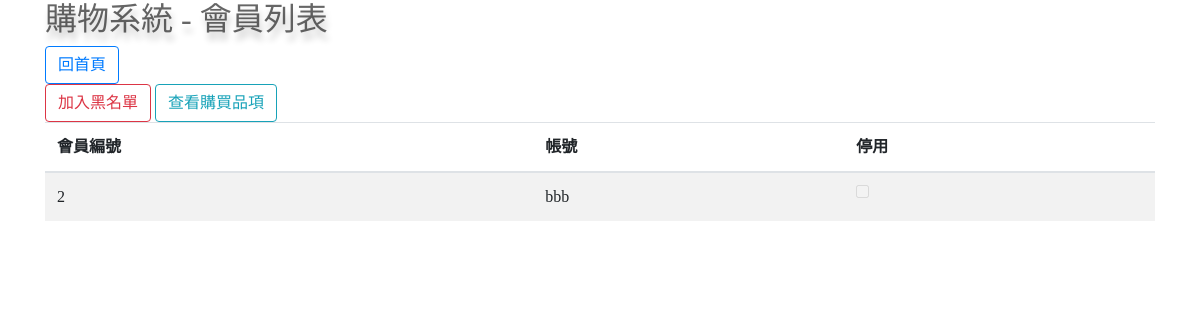
The page /member/member_list.php on the database as committed earlier.
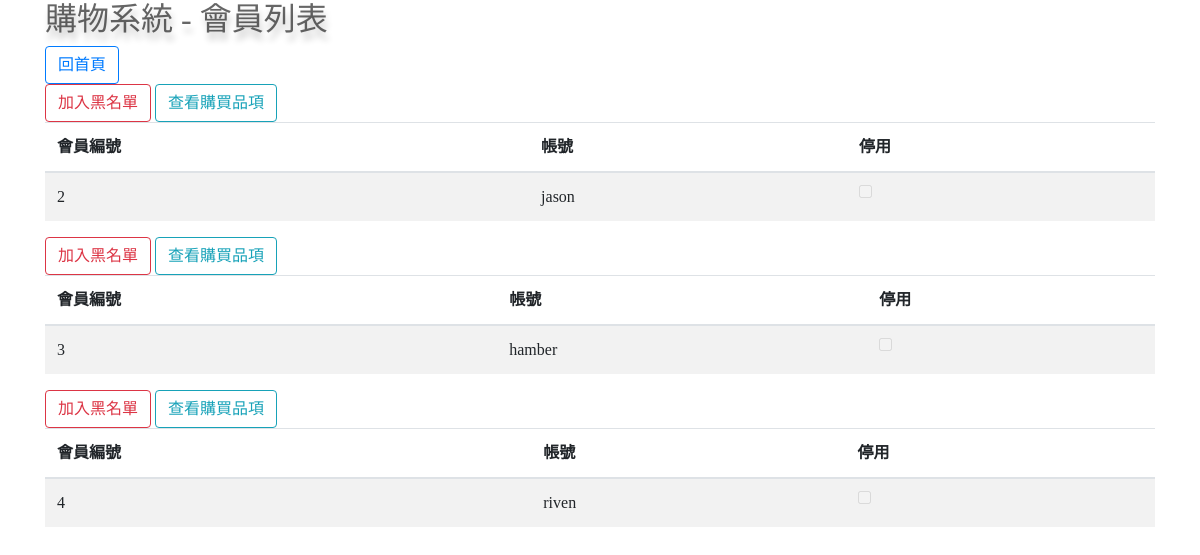
The same page on the database as committed later.
### tables this page shows
CREATE TABLE `user` (
  `uid` int NOT NULL auto_increment primary key,
  `username` varchar(20) NOT NULL,
  `password` varchar(30) NOT NULL,
  `dis` boolean DEFAULT 0
);

### member/member_list.php (the view, shortened to what this page needs)
<?php
require_once("../config.php");
$commandText = <<<SqlQuery
    select uid,username,dis from user ;
    SqlQuery;
$result = mysqli_query($link, $commandText);
?>
<!DOCTYPE html PUBLIC "-//W3C//DTD HTML 4.01 Transitional//EN" "http://www.w3.org/TR/html4/loose.dtd">
<html>
<head>
    <link rel="stylesheet" href="https://maxcdn.bootstrapcdn.com/bootstrap/4.5.2/css/bootstrap.min.css">
    <link rel="stylesheet" href="../css/style.css">
</head>
<body>
    <div class="container">
        <h2>購物系統 - 會員列表</h2>
        <div>
            <a href="../admin.php" class="btn btn-outline-primary">回首頁</a>
        </div>
        <?php while ($row = mysqli_fetch_assoc($result)) { ?>
            <span>
                <?php if ($row["dis"] == 0) { ?>
                    <a href="../black/block.php?uid=<?= $row["uid"] ?>" class="btn btn-outline-danger">加入黑名單</a>
                <?php } else { ?>
                    <a href="../black/cancel.php?uid=<?= $row["uid"] ?>" class="btn btn-outline-success">移除黑名單</a>
                <?php } ?>
                <a href="./member_detail.php?uid=<?= $row["uid"] ?>" class="btn btn-outline-info">查看購買品項</a>
            </span>
            <table class="table table-striped">
                <thead>
                    <tr>
                        <th>會員編號</th>
                        <th>帳號</th>
                        <th>停用</th>
                    </tr>
                </thead>
                <tbody>
                    <tr>
                        <td><?= $row["uid"] ?></td>
                        <td><?= $row["username"] ?></td>
                        <td>
                            <input class="btn btn-outline-danger" disabled="disabled" type="checkbox" name="dis" id="dis" value="0" <?= ($row["dis"] == 1) ? "checked" : "" ?>>
                        </td>
                    </tr>
                </tbody>
            </table>
        <?php } ?>
    </div>
</body>

Rows that differ between the two databases and show on the page:
changed user id 2: username "bbb" → "jason"
added user: uid "3", username "hamber"
added user: uid "4", username "riven"
